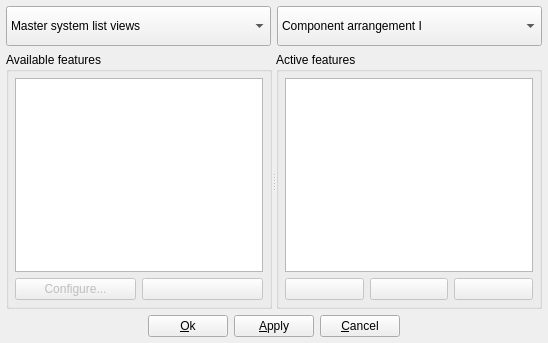
<?xml version="1.0" encoding="UTF-8"?>
<ui version="4.0">
 <author>R. Reucher</author>
 <class>ComponentSetup</class>
 <widget class="QDialog" name="ComponentSetup">
  <property name="geometry">
   <rect>
    <x>0</x>
    <y>0</y>
    <width>548</width>
    <height>343</height>
   </rect>
  </property>
  <property name="windowTitle">
   <string>Component setup</string>
  </property>
  <layout class="QGridLayout" name="gridLayout" rowstretch="0,1,0">
   <item row="0" column="0">
    <layout class="QHBoxLayout" name="horizontalLayout1">
     <item>
      <widget class="QComboBox" name="comboBoxComponents">
       <property name="toolTip">
        <string>Select GUI component to set up</string>
       </property>
       <property name="sizeAdjustPolicy">
        <enum>QComboBox::AdjustToMinimumContentsLengthWithIcon</enum>
       </property>
       <property name="iconSize">
        <size>
         <width>32</width>
         <height>32</height>
        </size>
       </property>
       <item>
        <property name="text">
         <string>Master system list views</string>
        </property>
        <property name="icon">
         <iconset resource="qmc2.qrc">
          <normaloff>:/data/img/1.png</normaloff>:/data/img/1.png</iconset>
        </property>
       </item>
       <item>
        <property name="text">
         <string>System-specific detail tabs</string>
        </property>
        <property name="icon">
         <iconset resource="qmc2.qrc">
          <normaloff>:/data/img/2.png</normaloff>:/data/img/2.png</iconset>
        </property>
       </item>
       <item>
        <property name="text">
         <string>Logs and special widgets</string>
        </property>
        <property name="icon">
         <iconset resource="qmc2.qrc">
          <normaloff>:/data/img/3.png</normaloff>:/data/img/3.png</iconset>
        </property>
       </item>
       <item>
        <property name="text">
         <string>Software-detail widget</string>
        </property>
        <property name="icon">
         <iconset resource="qmc2.qrc">
          <normaloff>:/data/img/4.png</normaloff>:/data/img/4.png</iconset>
        </property>
       </item>
      </widget>
     </item>
     <item>
      <widget class="QComboBox" name="comboBoxArrangements">
       <property name="toolTip">
        <string>Select component arrangement / order</string>
       </property>
       <property name="maxVisibleItems">
        <number>14</number>
       </property>
       <property name="sizeAdjustPolicy">
        <enum>QComboBox::AdjustToMinimumContentsLengthWithIcon</enum>
       </property>
       <property name="iconSize">
        <size>
         <width>32</width>
         <height>32</height>
        </size>
       </property>
       <item>
        <property name="text">
         <string>Component arrangement I</string>
        </property>
        <property name="icon">
         <iconset resource="qmc2.qrc">
          <normaloff>:/data/img/component_arrangement_00.png</normaloff>:/data/img/component_arrangement_00.png</iconset>
        </property>
       </item>
       <item>
        <property name="text">
         <string>Component arrangement II</string>
        </property>
        <property name="icon">
         <iconset resource="qmc2.qrc">
          <normaloff>:/data/img/component_arrangement_01.png</normaloff>:/data/img/component_arrangement_01.png</iconset>
        </property>
       </item>
       <item>
        <property name="text">
         <string>Component arrangement III</string>
        </property>
        <property name="icon">
         <iconset resource="qmc2.qrc">
          <normaloff>:/data/img/component_arrangement_02.png</normaloff>:/data/img/component_arrangement_02.png</iconset>
        </property>
       </item>
       <item>
        <property name="text">
         <string>Component arrangement IV</string>
        </property>
        <property name="icon">
         <iconset resource="qmc2.qrc">
          <normaloff>:/data/img/component_arrangement_03.png</normaloff>:/data/img/component_arrangement_03.png</iconset>
        </property>
       </item>
       <item>
        <property name="text">
         <string>Component arrangement V</string>
        </property>
        <property name="icon">
         <iconset resource="qmc2.qrc">
          <normaloff>:/data/img/component_arrangement_04.png</normaloff>:/data/img/component_arrangement_04.png</iconset>
        </property>
       </item>
       <item>
        <property name="text">
         <string>Component arrangement VI</string>
        </property>
        <property name="icon">
         <iconset resource="qmc2.qrc">
          <normaloff>:/data/img/component_arrangement_05.png</normaloff>:/data/img/component_arrangement_05.png</iconset>
        </property>
       </item>
       <item>
        <property name="text">
         <string>Component arrangement VII</string>
        </property>
        <property name="icon">
         <iconset resource="qmc2.qrc">
          <normaloff>:/data/img/component_arrangement_06.png</normaloff>:/data/img/component_arrangement_06.png</iconset>
        </property>
       </item>
       <item>
        <property name="text">
         <string>Component arrangement VIII</string>
        </property>
        <property name="icon">
         <iconset resource="qmc2.qrc">
          <normaloff>:/data/img/component_arrangement_07.png</normaloff>:/data/img/component_arrangement_07.png</iconset>
        </property>
       </item>
       <item>
        <property name="text">
         <string>Component arrangement IX</string>
        </property>
        <property name="icon">
         <iconset resource="qmc2.qrc">
          <normaloff>:/data/img/component_arrangement_08.png</normaloff>:/data/img/component_arrangement_08.png</iconset>
        </property>
       </item>
       <item>
        <property name="text">
         <string>Component arrangement X</string>
        </property>
        <property name="icon">
         <iconset resource="qmc2.qrc">
          <normaloff>:/data/img/component_arrangement_09.png</normaloff>:/data/img/component_arrangement_09.png</iconset>
        </property>
       </item>
       <item>
        <property name="text">
         <string>Component arrangement XI</string>
        </property>
        <property name="icon">
         <iconset resource="qmc2.qrc">
          <normaloff>:/data/img/component_arrangement_10.png</normaloff>:/data/img/component_arrangement_10.png</iconset>
        </property>
       </item>
       <item>
        <property name="text">
         <string>Component arrangement XII</string>
        </property>
        <property name="icon">
         <iconset resource="qmc2.qrc">
          <normaloff>:/data/img/component_arrangement_11.png</normaloff>:/data/img/component_arrangement_11.png</iconset>
        </property>
       </item>
       <item>
        <property name="text">
         <string>Component arrangement XIII</string>
        </property>
        <property name="icon">
         <iconset resource="qmc2.qrc">
          <normaloff>:/data/img/component_arrangement_12.png</normaloff>:/data/img/component_arrangement_12.png</iconset>
        </property>
       </item>
       <item>
        <property name="text">
         <string>Component arrangement XIV</string>
        </property>
        <property name="icon">
         <iconset resource="qmc2.qrc">
          <normaloff>:/data/img/component_arrangement_13.png</normaloff>:/data/img/component_arrangement_13.png</iconset>
        </property>
       </item>
      </widget>
     </item>
    </layout>
   </item>
   <item row="1" column="0">
    <widget class="QSplitter" name="hSplitter">
     <property name="orientation">
      <enum>Qt::Horizontal</enum>
     </property>
     <property name="childrenCollapsible">
      <bool>false</bool>
     </property>
     <widget class="QGroupBox" name="groupBoxAvailableFeatures">
      <property name="sizePolicy">
       <sizepolicy hsizetype="Preferred" vsizetype="Expanding">
        <horstretch>0</horstretch>
        <verstretch>0</verstretch>
       </sizepolicy>
      </property>
      <property name="title">
       <string>Available features</string>
      </property>
      <layout class="QGridLayout" name="gridLayoutAvailableFeatures">
       <item row="0" column="0">
        <widget class="QListWidget" name="listWidgetAvailableFeatures">
         <property name="sizePolicy">
          <sizepolicy hsizetype="Expanding" vsizetype="Expanding">
           <horstretch>0</horstretch>
           <verstretch>0</verstretch>
          </sizepolicy>
         </property>
         <property name="toolTip">
          <string>List of available features</string>
         </property>
         <property name="selectionMode">
          <enum>QAbstractItemView::ExtendedSelection</enum>
         </property>
        </widget>
       </item>
       <item row="1" column="0">
        <layout class="QHBoxLayout" name="horizontalLayout2">
         <item>
          <widget class="QPushButton" name="pushButtonConfigureFeature">
           <property name="enabled">
            <bool>false</bool>
           </property>
           <property name="sizePolicy">
            <sizepolicy hsizetype="Minimum" vsizetype="Minimum">
             <horstretch>0</horstretch>
             <verstretch>0</verstretch>
            </sizepolicy>
           </property>
           <property name="toolTip">
            <string>Configure current feature</string>
           </property>
           <property name="text">
            <string>Configure...</string>
           </property>
           <property name="icon">
            <iconset resource="qmc2.qrc">
             <normaloff>:/data/img/configure.png</normaloff>:/data/img/configure.png</iconset>
           </property>
          </widget>
         </item>
         <item>
          <widget class="QPushButton" name="pushButtonActivateFeatures">
           <property name="enabled">
            <bool>false</bool>
           </property>
           <property name="sizePolicy">
            <sizepolicy hsizetype="Minimum" vsizetype="Minimum">
             <horstretch>0</horstretch>
             <verstretch>0</verstretch>
            </sizepolicy>
           </property>
           <property name="toolTip">
            <string>Activate selected features</string>
           </property>
           <property name="text">
            <string/>
           </property>
           <property name="icon">
            <iconset resource="qmc2.qrc">
             <normaloff>:/data/img/right_action.png</normaloff>:/data/img/right_action.png</iconset>
           </property>
          </widget>
         </item>
        </layout>
       </item>
      </layout>
     </widget>
     <widget class="QGroupBox" name="groupBoxActiveFeatures">
      <property name="sizePolicy">
       <sizepolicy hsizetype="Preferred" vsizetype="Expanding">
        <horstretch>0</horstretch>
        <verstretch>0</verstretch>
       </sizepolicy>
      </property>
      <property name="title">
       <string>Active features</string>
      </property>
      <layout class="QGridLayout" name="gridLayoutActiveFeatures">
       <item row="0" column="0">
        <widget class="QListWidget" name="listWidgetActiveFeatures">
         <property name="sizePolicy">
          <sizepolicy hsizetype="Expanding" vsizetype="Expanding">
           <horstretch>0</horstretch>
           <verstretch>0</verstretch>
          </sizepolicy>
         </property>
         <property name="toolTip">
          <string>List of active features and their order</string>
         </property>
         <property name="selectionMode">
          <enum>QAbstractItemView::ExtendedSelection</enum>
         </property>
        </widget>
       </item>
       <item row="1" column="0">
        <layout class="QHBoxLayout" name="horizontalLayout3">
         <item>
          <widget class="QPushButton" name="pushButtonDeactivateFeatures">
           <property name="enabled">
            <bool>false</bool>
           </property>
           <property name="sizePolicy">
            <sizepolicy hsizetype="Minimum" vsizetype="Minimum">
             <horstretch>0</horstretch>
             <verstretch>0</verstretch>
            </sizepolicy>
           </property>
           <property name="toolTip">
            <string>Deactivate selected features</string>
           </property>
           <property name="icon">
            <iconset resource="qmc2.qrc">
             <normaloff>:/data/img/left_action.png</normaloff>:/data/img/left_action.png</iconset>
           </property>
          </widget>
         </item>
         <item>
          <widget class="QPushButton" name="pushButtonFeatureUp">
           <property name="enabled">
            <bool>false</bool>
           </property>
           <property name="sizePolicy">
            <sizepolicy hsizetype="Minimum" vsizetype="Minimum">
             <horstretch>0</horstretch>
             <verstretch>0</verstretch>
            </sizepolicy>
           </property>
           <property name="toolTip">
            <string>Move selected feature up</string>
           </property>
           <property name="icon">
            <iconset resource="qmc2.qrc">
             <normaloff>:/data/img/up_action.png</normaloff>:/data/img/up_action.png</iconset>
           </property>
           <property name="autoRepeat">
            <bool>true</bool>
           </property>
          </widget>
         </item>
         <item>
          <widget class="QPushButton" name="pushButtonFeatureDown">
           <property name="enabled">
            <bool>false</bool>
           </property>
           <property name="sizePolicy">
            <sizepolicy hsizetype="Minimum" vsizetype="Minimum">
             <horstretch>0</horstretch>
             <verstretch>0</verstretch>
            </sizepolicy>
           </property>
           <property name="toolTip">
            <string>Move selected feature down</string>
           </property>
           <property name="icon">
            <iconset resource="qmc2.qrc">
             <normaloff>:/data/img/down_action.png</normaloff>:/data/img/down_action.png</iconset>
           </property>
           <property name="autoRepeat">
            <bool>true</bool>
           </property>
          </widget>
         </item>
        </layout>
       </item>
      </layout>
     </widget>
    </widget>
   </item>
   <item row="2" column="0">
    <layout class="QHBoxLayout" name="horizontalLayout4">
     <item>
      <spacer name="horizontalSpacer1">
       <property name="orientation">
        <enum>Qt::Horizontal</enum>
       </property>
       <property name="sizeHint" stdset="0">
        <size>
         <width>0</width>
         <height>20</height>
        </size>
       </property>
      </spacer>
     </item>
     <item>
      <widget class="QPushButton" name="pushButtonOk">
       <property name="toolTip">
        <string>Apply component setup and close dialog</string>
       </property>
       <property name="text">
        <string>&amp;Ok</string>
       </property>
       <property name="icon">
        <iconset resource="qmc2.qrc">
         <normaloff>:/data/img/yes.png</normaloff>:/data/img/yes.png</iconset>
       </property>
      </widget>
     </item>
     <item>
      <widget class="QPushButton" name="pushButtonApply">
       <property name="toolTip">
        <string>Apply component setup</string>
       </property>
       <property name="text">
        <string>&amp;Apply</string>
       </property>
       <property name="icon">
        <iconset resource="qmc2.qrc">
         <normaloff>:/data/img/filesave.png</normaloff>:/data/img/filesave.png</iconset>
       </property>
      </widget>
     </item>
     <item>
      <widget class="QPushButton" name="pushButtonCancel">
       <property name="toolTip">
        <string>Cancel component setup and close dialog</string>
       </property>
       <property name="text">
        <string>&amp;Cancel</string>
       </property>
       <property name="icon">
        <iconset resource="qmc2.qrc">
         <normaloff>:/data/img/no.png</normaloff>:/data/img/no.png</iconset>
       </property>
      </widget>
     </item>
     <item>
      <spacer name="horizontalSpacer2">
       <property name="orientation">
        <enum>Qt::Horizontal</enum>
       </property>
       <property name="sizeHint" stdset="0">
        <size>
         <width>0</width>
         <height>20</height>
        </size>
       </property>
      </spacer>
     </item>
    </layout>
   </item>
  </layout>
 </widget>
 <layoutdefault spacing="6" margin="6"/>
 <tabstops>
  <tabstop>comboBoxComponents</tabstop>
  <tabstop>comboBoxArrangements</tabstop>
  <tabstop>listWidgetAvailableFeatures</tabstop>
  <tabstop>listWidgetActiveFeatures</tabstop>
  <tabstop>pushButtonConfigureFeature</tabstop>
  <tabstop>pushButtonActivateFeatures</tabstop>
  <tabstop>pushButtonDeactivateFeatures</tabstop>
  <tabstop>pushButtonFeatureUp</tabstop>
  <tabstop>pushButtonFeatureDown</tabstop>
  <tabstop>pushButtonOk</tabstop>
  <tabstop>pushButtonApply</tabstop>
  <tabstop>pushButtonCancel</tabstop>
 </tabstops>
 <resources>
  <include location="qmc2.qrc"/>
 </resources>
 <connections>
  <connection>
   <sender>pushButtonOk</sender>
   <signal>clicked()</signal>
   <receiver>ComponentSetup</receiver>
   <slot>accept()</slot>
   <hints>
    <hint type="sourcelabel">
     <x>280</x>
     <y>431</y>
    </hint>
    <hint type="destinationlabel">
     <x>173</x>
     <y>426</y>
    </hint>
   </hints>
  </connection>
  <connection>
   <sender>pushButtonCancel</sender>
   <signal>clicked()</signal>
   <receiver>ComponentSetup</receiver>
   <slot>reject()</slot>
   <hints>
    <hint type="sourcelabel">
     <x>362</x>
     <y>431</y>
    </hint>
    <hint type="destinationlabel">
     <x>441</x>
     <y>423</y>
    </hint>
   </hints>
  </connection>
 </connections>
</ui>
